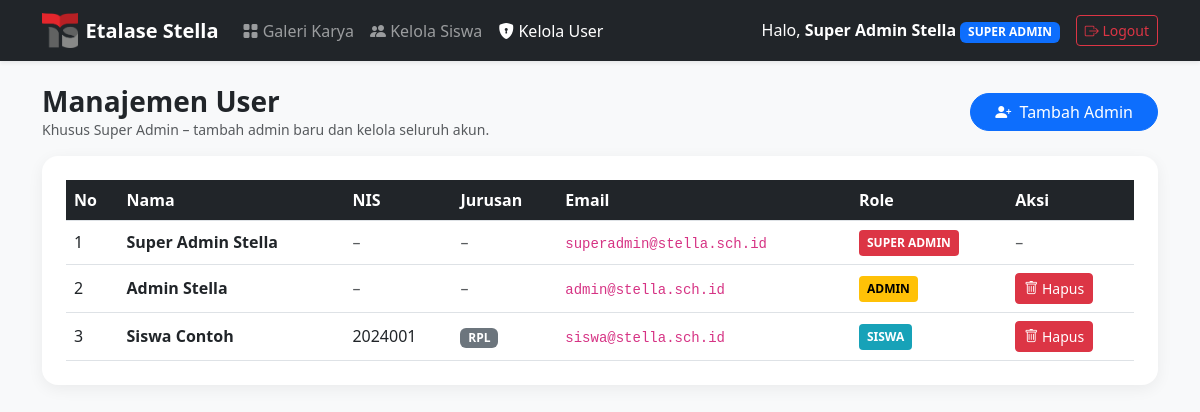
The page /admin/users.php (signed in) on the database its author committed.
### tables this page shows
CREATE TABLE IF NOT EXISTS users (
    id INT AUTO_INCREMENT PRIMARY KEY,
    nama VARCHAR(100) NOT NULL,
    email VARCHAR(100) UNIQUE NOT NULL,
    password VARCHAR(255) NOT NULL,
    role ENUM('super_admin', 'admin') NOT NULL DEFAULT 'admin'
);

CREATE TABLE IF NOT EXISTS students (
    id INT AUTO_INCREMENT PRIMARY KEY,
    nama VARCHAR(100) NOT NULL,
    nis VARCHAR(20) NULL UNIQUE,
    jurusan ENUM('RPL', 'TKJ', 'TJAT', 'Animasi') NULL,
    email VARCHAR(100) UNIQUE NOT NULL,
    password VARCHAR(255) NOT NULL,
    created_at TIMESTAMP DEFAULT CURRENT_TIMESTAMP
);

### middleware/auth_check.php (called while the page is built, shortened)
<?php
function e($value): string {
    return htmlspecialchars((string) $value, ENT_QUOTES, 'UTF-8');
}
function is_super_admin(): bool {
    return ($_SESSION['role'] ?? '') === 'super_admin';
}
function is_staff(): bool {
    return in_array($_SESSION['role'] ?? '', ['admin', 'super_admin'], true);
}

### admin/users.php (the view, shortened to what this page needs)
<?php
require_once '../config/kuis_db.php';
require_once '../middleware/auth_check.php';
$staff = $pdo->query("SELECT id, nama, email, role FROM users ORDER BY FIELD(role, 'super_admin', 'admin'), nama ASC")->fetchAll();
$murid = $pdo->query("SELECT id, nama, nis, jurusan, email, 'siswa' AS role FROM students ORDER BY nama ASC")->fetchAll();
$users = array_merge($staff, $murid);
$base   = '../';
$active = 'users';
?>
<!DOCTYPE html>
<html lang="id">
<head>
    <link href="https://cdn.jsdelivr.net/npm/bootstrap@5.3.0/dist/css/bootstrap.min.css" rel="stylesheet">
    <link rel="stylesheet" href="https://cdn.jsdelivr.net/npm/bootstrap-icons@1.11.0/font/bootstrap-icons.css">
    <link rel="stylesheet" href="../assets/css/kelola.css">
    <link rel="stylesheet" href="../assets/css/popup.css">
</head>
<body>
<?php require __DIR__ . '/../includes/navbar.php'; ?>
<div class="container my-4">
    <div class="d-flex justify-content-between align-items-center flex-wrap gap-2 mb-3">
        <div>
            <h3 class="fw-bold mb-0">Manajemen User</h3>
            <p class="text-muted mb-0 small">Khusus Super Admin &ndash; tambah admin baru dan kelola seluruh akun.</p>
        </div>
        <button type="button" class="btn btn-primary rounded-pill px-4" data-popup-open="popupTambahAdmin">
            <i class="bi bi-person-plus-fill me-1"></i> Tambah Admin
        </button>
    </div>
    <div class="card card-custom p-4">
        <div class="table-responsive">
            <table class="table table-hover align-middle table-custom mb-0">
                <thead>
                    <tr>
                        <th>No</th>
                        <th>Nama</th>
                        <th>NIS</th>
                        <th>Jurusan</th>
                        <th>Email</th>
                        <th>Role</th>
                        <th>Aksi</th>
                    </tr>
                </thead>
                <tbody>
                    <?php $no = 1; foreach ($users as $u): ?>
                    <tr>
                        <td><?= $no++ ?></td>
                        <td><b><?= e($u['nama']) ?></b></td>
                        <td><?= $u['nis'] !== null ? e($u['nis']) : '<span class="text-muted">&ndash;</span>' ?></td>
                        <td><?= $u['jurusan'] !== null ? '<span class="badge text-bg-secondary">' . e($u['jurusan']) . '</span>' : '<span class="text-muted">&ndash;</span>' ?></td>
                        <td><code><?= e($u['email']) ?></code></td>
                        <td><span class="badge-role badge-<?= e($u['role']) ?>"><?= e(str_replace('_', ' ', $u['role'])) ?></span></td>
                        <td>
                            <?php if ($u['role'] !== 'super_admin'): ?>
                                <form method="POST" onsubmit="return confirm('Hapus user ini beserta karya yang diunggah?');">
                                    <button type="submit" class="btn btn-danger btn-sm"><i class="bi bi-trash"></i> Hapus</button>
                                </form>
                            <?php else: ?>
                                <span class="text-muted">&ndash;</span>
                            <?php endif; ?>
                        </td>
                    </tr>
                    <?php endforeach; ?>
                </tbody>
            </table>
        </div>
    </div>
</div>
</body>
</html>

### includes/navbar.php (shortened to what this page needs)
<?php
$base   = $base ?? '';
$active = $active ?? '';
?>
<nav class="navbar navbar-expand-lg navbar-dark bg-dark sticky-top shadow-sm">
    <div class="container">
        <a class="navbar-brand fw-bold d-flex align-items-center gap-2" href="<?= $base ?>index.php">
            <img src="<?= $base ?>assets/img/logo.png" alt="Logo" style="height: 35px; width: auto;">
            <span>Etalase Stella</span>
        </a>
        <div class="collapse navbar-collapse" id="navbarNav">
            <ul class="navbar-nav me-auto">
                <li class="nav-item">
                    <a class="nav-link <?= $active === 'galeri' ? 'active' : '' ?>" href="<?= $base ?>index.php"><i class="bi bi-grid-fill"></i> Galeri Karya</a>
                </li>
                <?php if (is_staff()): ?>
                    <li class="nav-item">
                        <a class="nav-link <?= $active === 'siswa' ? 'active' : '' ?>" href="<?= $base ?>admin/siswa.php"><i class="bi bi-people-fill"></i> Kelola Siswa</a>
                    </li>
                <?php endif; ?>
                <?php if (is_super_admin()): ?>
                    <li class="nav-item">
                        <a class="nav-link <?= $active === 'users' ? 'active' : '' ?>" href="<?= $base ?>admin/users.php"><i class="bi bi-shield-lock-fill"></i> Kelola User</a>
                    </li>
                <?php endif; ?>
            </ul>
            <div class="d-flex align-items-center text-white gap-3">
                <span>Halo, <b><?= e($_SESSION['nama']) ?></b> <span class="badge bg-primary text-uppercase"><?= e(str_replace('_', ' ', $_SESSION['role'])) ?></span></span>
                <a href="<?= $base ?>auth/logout.php" class="btn btn-outline-danger btn-sm"><i class="bi bi-box-arrow-right"></i> Logout</a>
            </div>
        </div>
    </div>
</nav>

### assets/css/kelola.css (style rules this page uses)
body { background-color: #f8f9fa; }
.card-custom { border: none; border-radius: 16px; box-shadow: 0 4px 16px rgba(0, 0, 0, 0.06); }
.table-custom th { background-color: #212529; color: #ffffff; }
.badge-role { display: inline-block; padding: 4px 8px; border-radius: 4px; font-size: 12px; font-weight: bold; text-transform: uppercase; }
.badge-super_admin { background: #dc3545; color: #fff; }
.badge-admin { background: #ffc107; color: #000; }
.badge-siswa { background: #17a2b8; color: #fff; }

### rows shown on the page
users: nama "Super Admin Stella", email "superadmin@stella.sch.id", role "SUPER ADMIN"
users: nama "Admin Stella", email "admin@stella.sch.id", role "ADMIN"
students: nama "Siswa Contoh", nis "2024001", jurusan "RPL", email "siswa@stella.sch.id", role "SISWA"

### other values the page prints
$_SESSION['nama'] "Super Admin Stella"
str_replace('_', ' ', $_SESSION['role']) "SUPER ADMIN"
